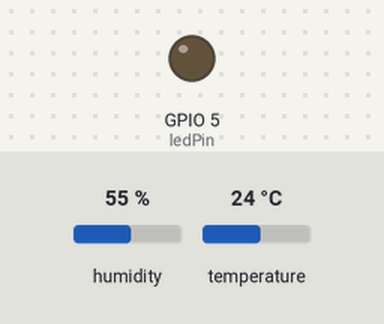
A sketch run on a simulated ESP8266 (NodeMCU). Shown: output pins drawn as LEDs (lit = HIGH). Inputs (shaded band) come from the test bench; at power-on: temperature 24 °C, humidity 55 %. WiFi joins after 1.5 s; servers stay silent unless stated; no MQTT or app messages arrive unless stated; what the sketch prints to the serial monitor is not drawn.

Above: at 2.7 s.
2.8 s: temperature set to 30.6 °C
9.5 s: temperature set to 31.6 °C
At 12.6 s:
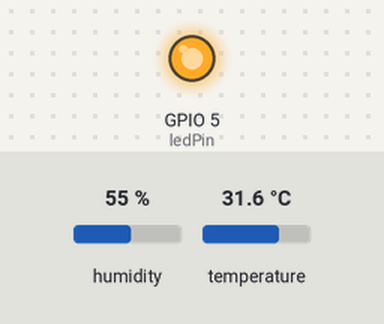
Timing chart, 0 to 14.1 s (numbered marks = the images above; inputs shaded):
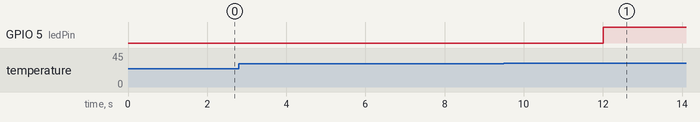

Measured:
- the behaviour switches between 31 and 31.1 °C on temperature (found by bisection; images 0 and 1)
- after the input at 2.8 s, every drawn part: stays the same
- after the input at 9.5 s, GPIO 5 (ledPin): LOW → HIGH after 2.5 s

The sketch:

modul6_tugas.ino
```cpp
#include <ESP8266WiFi.h>
#include <PubSubClient.h>
#include <ArduinoJson.h>
#include <DHT.h>

// Kredensial Jaringan Wi-Fi
const char* ssid = "E";
const char* password = "66666666";

// Konfigurasi Broker MQTT Publik
const char* mqttServer = "broker.hivemq.com";
const int mqttPort = 1883;

// IDENTITAS KLIEN (Unik)
const char* clientId = "ESP8266_LabIoT_25782096_SafetySystem";

// Pembagian Topik Tugas 6.7
const char* topicTelemetri = "kampus/labiot/25782096/telemetri";
const char* topicKendali   = "kampus/labiot/25782096/kendali";
const char* topicAlert     = "kampus/labiot/25782096/alert";
const char* topicStatus    = "kampus/labiot/25782096/status";

// Pin Perangkat Keras
const byte dhtPin = 2; // Pin D4 (GPIO 2)
const byte ledPin = 5; // Pin D1 (GPIO 5)
#define DHTTYPE DHT22

DHT dht(dhtPin, DHTTYPE);
WiFiClient espClient;
PubSubClient client(espClient);

unsigned long lastTelemetryTime = 0;
const unsigned long telemetryInterval = 4000;
bool isOverheat = false; // Flag penanda kondisi darurat

void callback(char* topic, byte* payload, unsigned int length) {
  char incomingBuffer[length + 1];
  memcpy(incomingBuffer, payload, length);
  incomingBuffer[length] = '\0';

  StaticJsonDocument<256> doc;
  DeserializationError err = deserializeJson(doc, incomingBuffer);
  if (err) return;

  if (doc.containsKey("led")) {
    // Override manual HANYA diizinkan jika suhu dalam kondisi NORMAL
    if (!isOverheat) {
      int val = doc["led"];
      digitalWrite(ledPin, val == 1 ? HIGH : LOW);
      Serial.printf("--> [MANUAL OVERRIDE] Status LED: %s\n", val == 1 ? "MENYALA" : "PADAM");
    } else {
      Serial.println("--> [DITOLAK] Sistem OVERHEAT! Kendali manual dikunci.");
    }
  }
}

void reconnect() {
  while (!client.connected()) {
    Serial.print("Menghubungkan ke Broker...");

    // Konfigurasi Pesan Wasiat (Last Will and Testament)
    const char* lwtMessage = "{\"status\":\"OFFLINE\",\"keterangan\":\"Perangkat Terputus Tak Terduga\"}";

    // client.connect(clientId, willTopic, willQoS, willRetain, willMessage)
    if (client.connect(clientId, topicStatus, 1, true, lwtMessage)) {
      Serial.println(" Sukses Terhubung!");

      // Kirim pesan status ONLINE segera setelah koneksi pulih (Retain = true)
      const char* onlineMessage = "{\"status\":\"ONLINE\",\"keterangan\":\"Perangkat Beroperasi Normal\"}";
      client.publish(topicStatus, onlineMessage, true);

      // Subskripsi topik perintah kendali
      client.subscribe(topicKendali);
    } else {
      Serial.printf(" Gagal (rc=%d). Coba lagi dalam 4 detik...\n", client.state());
      delay(4000);
    }
  }
}

void setup() {
  Serial.begin(115200);
  pinMode(ledPin, OUTPUT);
  digitalWrite(ledPin, LOW);

  dht.begin();

  WiFi.mode(WIFI_STA);
  WiFi.begin(ssid, password);
  while (WiFi.status() != WL_CONNECTED) {
    delay(500);
    Serial.print(".");
  }
  Serial.println("\nWi-Fi Terkoneksi!");

  client.setServer(mqttServer, mqttPort);
  client.setCallback(callback);
}

void loop() {
  if (!client.connected()) {
    reconnect();
  }
  client.loop();

  unsigned long now = millis();
  if (now - lastTelemetryTime >= telemetryInterval) {
    lastTelemetryTime = now;

    float t = dht.readTemperature();
    float h = dht.readHumidity();

    if (!isnan(t) && !isnan(h)) {
      // 1. LOGIKA PROTEKSI KESELAMATAN (EDGE SAFETY ENGINE)
      if (t > 31.0) {
        if (!isOverheat) {
          isOverheat = true;
          digitalWrite(ledPin, HIGH); // Nyalakan LED otomatis saat BAHAYA

          StaticJsonDocument<256> alertDoc;
          alertDoc["status"] = "BAHAYA";
          alertDoc["parameter"] = "OVERHEAT";
          alertDoc["nilai_suhu"] = serialized(String(t, 2));

          char alertBuffer[256];
          serializeJson(alertDoc, alertBuffer);
          client.publish(topicAlert, alertBuffer);
          Serial.printf("[ALERT] %s\n", alertBuffer);
        }
      } else {
        if (isOverheat) {
          isOverheat = false;
          digitalWrite(ledPin, LOW); // Padamkan LED saat kondisi kembali NORMAL
          Serial.println("[NORMAL] Suhu aman. LED dipadamkan.");
        }
      }

      // 2. PUBLIKASI TELEMETRI RUTIN
      StaticJsonDocument<256> docOut;
      docOut["node_id"] = clientId;
      docOut["suhu"] = serialized(String(t, 2));
      docOut["kelembapan"] = serialized(String(h, 2));
      docOut["status_led"] = digitalRead(ledPin);
      docOut["kondisi_suhu"] = (t <= 31.0) ? "NORMAL" : "PANAS";

      char buffer[256];
      serializeJson(docOut, buffer);
      client.publish(topicTelemetri, buffer);
      Serial.printf("[TELEMETRI] %s\n", buffer);
    }
  }
}
```
